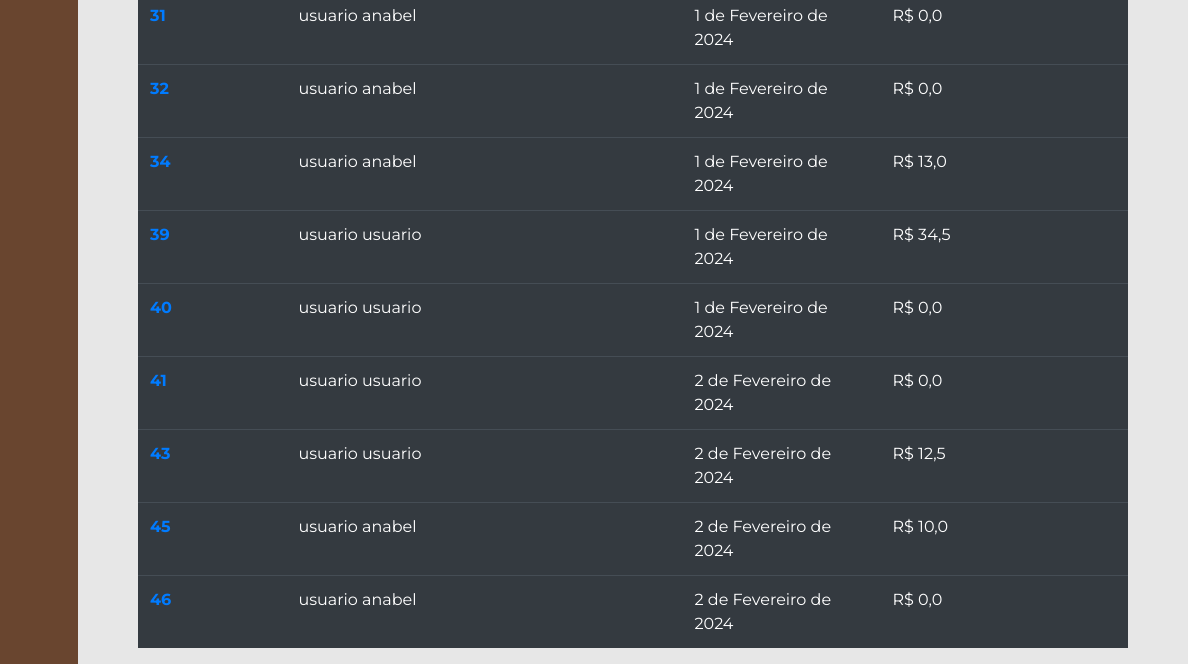
Before: /gerenciamento/listaPedidos/ (lower part) with the older database file.
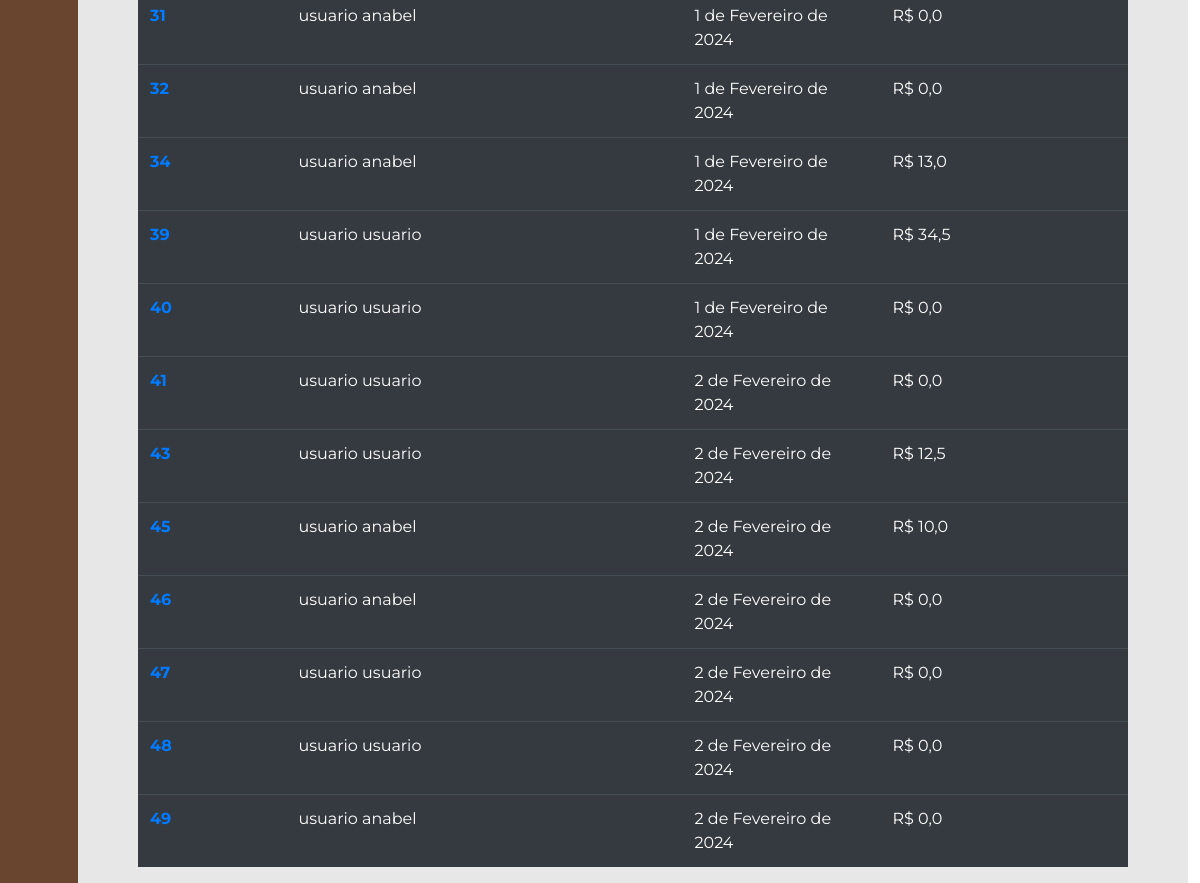
After: the same page with the newer database file.
### gerenciamento/models.py (models this page shows, shortened)
class Pedido(models.Model):
    id_pedido = models.AutoField(primary_key=True)
    id_transacao = models.CharField(max_length=255, null=True)
    cliente = models.ForeignKey(usuarios_models.Usuario, on_delete=models.SET_NULL, null=True, blank=True)
    data = models.DateField(auto_now_add=True)
    valor_final = models.FloatField(default=0.0)
    produtos = models.ManyToManyField(Produto, through='PedidoProduto')
    completo = models.BooleanField(default=False, null=True, blank=False)

### usuarios/models.py (models this page shows, shortened)
class Usuario (AbstractUser):
    telefone = models.CharField(max_length=20)
    cpf = models.CharField(max_length=11, primary_key=True, unique=True)
    endereco = models.CharField(max_length=255)
    permissao = models.BooleanField(default=False)
    groups = models.ManyToManyField('auth.Group', related_name='usuarios', blank=True)
    user_permissions = models.ManyToManyField('auth.Permission', related_name='usuarios', blank=True)
    REQUIRED_FIELDS = ['email']

### gerenciamento/views.py (the view)
# urls.py: path('listaPedidos/', views.lista_pedidos, name='listaPedidos'),
def lista_pedidos(request):
    pedidos_list = Pedido.objects.all()
    return render(request, 'listarPedidos.html', {'pedidos': pedidos_list})

### gerenciamento/templates/listarPedidos.html (shortened to what this page needs)
{% extends "gerente.html" %}
{% load static %}
{% block 'head' %}
    <link rel="stylesheet" href="{% static 'usuarios/css/telaprincipal.css' %}">
    <link rel="stylesheet" href="{% static 'gerenciamento/css/gerenciamento.css' %}">
{% endblock %}
{% block 'dashboard' %}
<body>
    <br>
    <br>
    <h3 class="titulo">Pedidos cadastrados no sistema:</h2>
    <br>
    <div class="container-fluid distanciamento">
        <table class="table table-dark">
            <tbody>
                {% for pedido in pedidos %}
                    <tr>
                        <th><a href="{% url 'notaPedido' pedido.id_pedido %}">{{pedido.id_pedido}}</a></th>
                        <td>{{ pedido.cliente.first_name }} {{ pedido.cliente.last_name }}</td>
                        <td>{{ pedido.data }}</td>
                        <td>R$ {{ pedido.valor_final }}</td>
                        <td>{{ pedido.status }}</td>
                    </tr>
                {% endfor %}
            </tbody>
        </table>
    </div>
</body>
{% endblock %}

Changed rows visible on the page:
added Pedido: id_pedido "47", cliente.first_name "usuario", cliente.last_name "usuario", data "2 de Fevereiro de 2024", valor_final "0,0"
added Pedido: id_pedido "48", cliente.first_name "usuario", cliente.last_name "usuario", data "2 de Fevereiro de 2024", valor_final "0,0"
added Pedido: id_pedido "49", cliente.first_name "usuario", cliente.last_name "anabel", data "2 de Fevereiro de 2024", valor_final "0,0"
